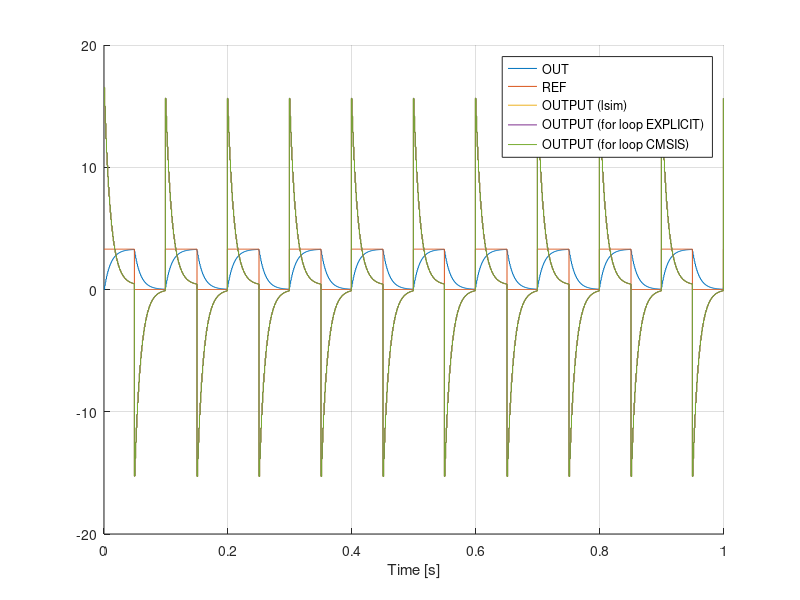

Write MATLAB code to recreate this figure. (Note: this script raises an error after producing the figure.)
%% L11 CMSIS pt. 2
%%% File info 
%
% *************************************************************************
%
%  @file     unit_test_pid.m
%  @author   Adrian Wojcik
%  @version  1.0
%  @date     17-Dec-2019 10:33:27
%  @brief    Simple PID controller unity test
%
% *************************************************************************
%
close all; clc;
clear all
%% Test signal
% sample time & freq
ts = 0.001; % [s]
fs = 1/ts;  % [Hz]

% test time
tmax = 1;   % [s]

% time vector
tvec = (0 : ts : tmax-ts)';

% sample vector
nvec = 0 : length(tvec)-1;

% test signal - square wave
T = 0.1; % [s] signal period
refvec = single(zeros(size(tvec)));
for i = nvec+1
    if mod(i*ts,T) < T/2
       refvec(i) = 3.3;
    else
       refvec(i) = 0.0; 
    end%if
end%for

%% Test plant model

% -- GAIN [-] -------------------------------------------------------------
K = 10.0;
    
% -- TIME CONSTANT [s] ----------------------------------------------------
T = 0.5; 
    
% -- S-OPERATOR [1/s] -----------------------------------------------------
s = tf('s');

% -- PLANT TRANSFER FUNCTION ----------------------------------------------
G = K / (1 + T*s);

%% PID controller tunning
% simple pole-placement example

% -- REFERENCE CLOSED LOOP TIME CONSTANT [s] ------------------------------
Tref = 0.01; 

% -- PID CONTROLER GAINS --------------------------------------------------
Ki = 1 / ( K * Tref );
Kp = Ki * T;
Kd = 0;

% -- PID CONTROLLER TRANSFER FUNCTION --------------------------------------
H = Kp + Ki/s + Kd*s;

% -- CLOSED-LOOP SYSTEM ---------------------------------------------------
S_out = feedback(H*G, 1);
S_pid = feedback(H, G);

% -- CLOSED-LOOP SYSTEM RESPONSE COMPUTING --------------------------------
outvec = lsim(S_out,refvec,tvec);
controlvec = lsim(S_pid,refvec,tvec);
errvec = refvec - outvec;

pid_out_v1 = controlvec;

%% FOR-LOOP REFERENCE PID CONTROLLER RESPONSE COMPUTING

x = single(errvec); % error
xi = single(0);  % error integral
y1 = single(zeros(size(errvec)));
y2 = single(zeros(size(errvec)));

    y3 = single(zeros(size(errvec)));

% -- PARALLEL FORM OF CONTINUOUS-TIME PID CONTROLLER --> CMSIS FORMULA ----
Kp2 = single(Kp);
Ki2 = single(Ki * ts); 
Kd2 = single(Kd / ts);

% -- CMSIS ALGORITHM GAINS FORMULAS ---------------------------------------
A0 = Kp2 + Ki2 + Kd2;
A1 = (-Kp2 ) - (2 * Kd2 );
A2 = Kd2;

% CMSIS FORM                                      % n = 1
y2(1) = A0 * x(1);
y3(1) = A0 * x(1);

% EXPLICIT FORM
xi = xi + x(1);
xd = single(0);  % error derivative
y1(1) = Kp2*x(1) + Ki2*xi + Kd2*xd;

% CMSIS FORM                                      % n = 2
y2(2) = A0 * x(2) + A1 * x(1) + y2(1); % code order
y3(2) = y2(1) + A0 * x(2) + A1 * x(1); % doc order

% EXPLICIT FORM
xi = xi + x(2);
xd = x(2) - x(1);   
y1(2) = Kp2*x(2) + Ki2*xi + Kd2*xd;

for n = 3 : length(tvec)                          % n >= 3
    
    % EXPLICIT FORM
    xi = xi + x(n);
    xd = x(n) - x(n-1);   
    y1(n) = Kp2*x(n) + Ki2*xi + Kd2*xd;

    % CMSIS FORM
    y2(n) = A0 * x(n) + A1 * x(n-1) + A2 * x(n-2) + y2(n-1); % code order
    y3(n) = y3(n-1) + A0 * x(n) + A1 * x(n-1) + A2 * x(n-2); % doc order
    
end

pid_in = x;
pid_out_v21 = y1;
pid_out_v22 = y2;

%% RESULT PLOT
OFFSET = 0;

hold on;
    stairs(tvec, outvec); 
    stairs(tvec, refvec); 
    stairs(tvec, pid_out_v1  + OFFSET);
    stairs(tvec, pid_out_v21 + OFFSET);
    stairs(tvec, pid_out_v22 + OFFSET);
grid on;
hold off;
xlabel('Time [s]');
legend('OUT', 'REF', 'OUTPUT (lsim)', 'OUTPUT (for loop EXPLICIT)', ...
                               'OUTPUT (for loop CMSIS)');

%% SAVE TEST DATA TO .CSV
VEC2CSV('pid_x.csv', pid_in);
VEC2CSV('pid_y.csv', zeros(size(pid_in)));
VEC2CSV('pid_yref.csv', pid_out_v22);   

VEC2CSV('pid_gains.csv', [Kp2 Ki2 Kd2]);